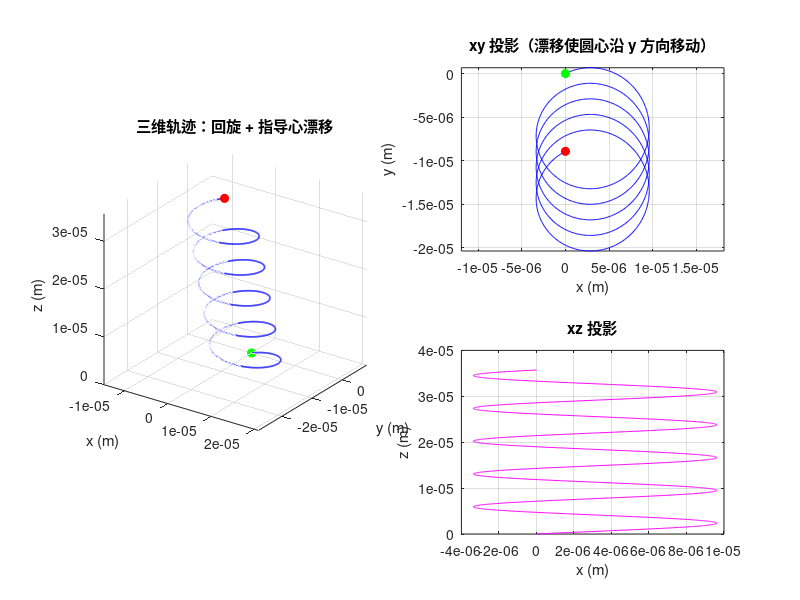

Recreate this plot in MATLAB.

% 电子在均匀 B=(0,0,Bz) 与恒定电场 E=(Ex,0,0) 下的运动（解析解）
clear; close all; clc;

% -------------------------
% 常量（SI 单位）
% -------------------------
q  = -1.602176634e-19;    % 电子电荷 (C)
m  = 9.1093837015e-31;    % 电子质量 (kg)

% -------------------------
% 磁场与电场（可修改）
% -------------------------
Bz = 1;                % 磁场强度 (T)，沿 z 方向
Ex = 5e4;                % 电场强度 (V/m)，沿 x 方向 （可为正或负）
B = [0;0;Bz];
E = [Ex;0;0];

% -------------------------
% 初始条件（位置、速度）
% -------------------------
r0 = [0; 0; 0];           % 初始位置 (m)
v0 = [1e6; 0.5e6; 0.2e6]; % 初始速度 (m/s)

% -------------------------
% 基本量
% -------------------------
if abs(Bz) < 1e-30
    error('Bz 过小或为零，无法使用本解析公式。请增大 Bz。');
end
omega = (q * Bz) / m;          % 带符号回旋角频率
omega_abs = abs(omega);

% E x B 漂移（对任意电荷均适用）
v_d = cross(E, B) / (norm(B)^2);   % 一般公式
% 对当前简单情形，v_d = [0; -Ex/Bz; 0]

% 相对速度（相对于漂移中心的初始横向速度）
v_perp0 = v0(1:2);
v_d_perp = v_d(1:2);
v_rel0 = v_perp0 - v_d_perp;   % 初始相对速度（决定回旋半径）

% Larmor 半径由相对速度决定
rL_rel = m * norm(v_rel0) / (abs(q) * abs(Bz));
Tcycl = 2*pi / omega_abs;

fprintf('Bz = %.3e T, Ex = %.3e V/m\n', Bz, Ex);
fprintf('|omega| = %.3e rad/s, 回旋周期 T = %.3e s\n', omega_abs, Tcycl);
fprintf('E×B 漂移 v_d = [%.3e, %.3e, %.3e] m/s\n', v_d);
fprintf('相对 Larmor 半径 r_L_rel ≈ %.3e m\n', rL_rel);

% -------------------------
% 时间设置
% -------------------------
nPeriods = 5;
tMax = nPeriods * Tcycl;
Nt = 2000;
t = linspace(0, tMax, Nt);

% -------------------------
% 解析解（含 E 漂移）
% 记 v_rel0 = [v_rel_x0; v_rel_y0]
% v_rel_x(t) = v_rel_x0*cos(omega t) + v_rel_y0*sin(omega t)
% v_rel_y(t) = v_rel_y0*cos(omega t) - v_rel_x0*sin(omega t)
% v_perp(t) = v_d_perp + v_rel(t)
% x(t) = x0 + v_d_x * t + (v_rel_x0/omega) * sin(omega t) - (v_rel_y0/omega)*(1 - cos(omega t))
% y(t) = y0 + v_d_y * t + (v_rel_y0/omega) * sin(omega t) + (v_rel_x0/omega)*(1 - cos(omega t))
% z(t) = z0 + v_z0 * t
% -------------------------
vx_rel0 = v_rel0(1);
vy_rel0 = v_rel0(2);
vz0 = v0(3);

% 避免 omega = 0 的奇异
if abs(omega) < 1e-30
    error('omega ≈ 0（Bz 太小），请增大 Bz。');
end

% 相对速度随时间（回旋）
vx_rel = vx_rel0 * cos(omega * t) + vy_rel0 * sin(omega * t);
vy_rel = vy_rel0 * cos(omega * t) - vx_rel0 * sin(omega * t);

% 总速度 = 漂移 + 相对速度
vx = v_d(1) + vx_rel;
vy = v_d(2) + vy_rel;
vz = vz0 * ones(size(t));

% 位置（解析积分）
x = r0(1) + v_d(1) * t + (vx_rel0/omega) .* sin(omega * t) - (vy_rel0/omega) .* (1 - cos(omega * t));
y = r0(2) + v_d(2) * t + (vy_rel0/omega) .* sin(omega * t) + (vx_rel0/omega) .* (1 - cos(omega * t));
z = r0(3) + vz0 * t;

% -------------------------
% 绘图
% -------------------------
figure('Name','电子在 E=(Ex,0,0), B=(0,0,Bz) 下的运动','Color','w','Position',[100 100 900 600]);

subplot(2,2,[1 3]);
plot3(x,y,z,'b','LineWidth',1.2); hold on;
plot3(x(1),y(1),z(1),'go','MarkerFaceColor','g');
plot3(x(end),y(end),z(end),'ro','MarkerFaceColor','r');
grid on; axis equal; view(35,25);
xlabel('x (m)'); ylabel('y (m)'); zlabel('z (m)');
title('三维轨迹：回旋 + 指导心漂移');

subplot(2,2,2);
plot(x,y,'b'); hold on;
plot(x(1),y(1),'go','MarkerFaceColor','g'); plot(x(end),y(end),'ro','MarkerFaceColor','r');
axis equal; grid on;
xlabel('x (m)'); ylabel('y (m)');
title('xy 投影（漂移使圆心沿 y 方向移动）');

subplot(2,2,4);
plot(x,z,'m'); grid on; xlabel('x (m)'); ylabel('z (m)');
title('xz 投影');


fprintf('绘图完成。注意：漂移速度大小为 |v_d| = |Ex/Bz|，方向为 -y（当 Ex>0 时）。\n');
